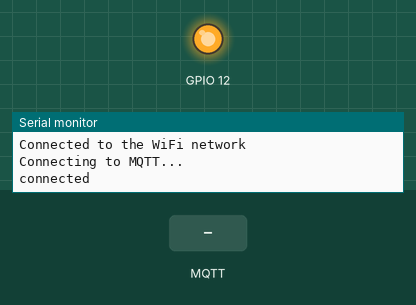
Simulated run of this sketch. Board: ESP32. On the bench: output pins drawn as LEDs (lit = HIGH), the last lines printed to the serial monitor. The inputs (shaded band) are chosen by the test bench. WiFi joins after 1.5 s; servers stay silent unless stated; no MQTT or app messages arrive unless stated.

Above: at 2.7 s.
2.8 s: MQTT message "FAN ON" arrives on the first subscribed topic
At 4.0 s:
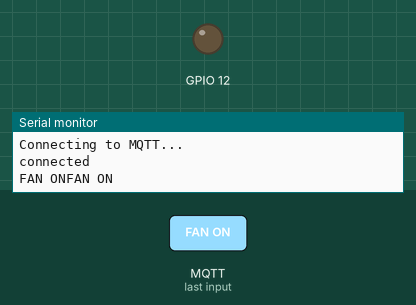
4.3 s: MQTT message "FAN OFF" arrives on the first subscribed topic
At 5.3 s:
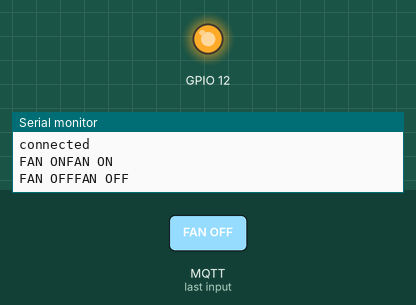
Timing chart, 0 to 7.3 s (numbered marks = the images above; inputs shaded):
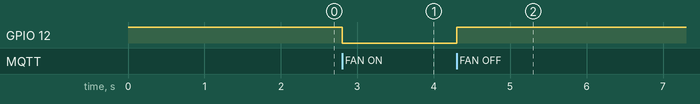

Measured:
- after the input at 2.8 s, GPIO 12: HIGH → LOW at once
- after the input at 4.3 s, GPIO 12: LOW → HIGH at once

The sketch:

ESP32_Recv.ino
```cpp
#include <WiFi.h>
#include <PubSubClient.h>

const char* ssid = "YOUR_SSID";
const char* password =  "YOUR_PWRD";
const char* mqttServer = "YOUR_MQTT_SERVER";
const int mqttPort = "YOUR_MQTT_PORT";
const char* mqttUser = "YOUR_MQTT_USER";
const char* mqttPassword = "YOUR_MQTT_PWRD";

float sensorValue= 0;        // value read from the pot
int counter=0;
int flag =0;

WiFiClient espClient;
PubSubClient client(espClient);

void callback(char* topic, byte* payload, unsigned int length) {
  String pay="";
  for (int i=0;i<length;i++)
  {
    pay+=(char)payload[i];
  }
  Serial.print(pay);
  if(pay=="FAN ON")
  {
   digitalWrite(12,LOW);
   Serial.println("FAN ON");
  }
  else if (pay=="FAN OFF")
  {
   digitalWrite(12,HIGH);
   Serial.println("FAN OFF");
  }
  Serial.println();
}

void setup() {
  pinMode(12,OUTPUT);
  digitalWrite(12,HIGH);
  Serial.begin(115200);
  WiFi.begin(ssid, password);

  while (WiFi.status() != WL_CONNECTED) {
    delay(500);
    Serial.println("Connecting to WiFi..");
  }

  Serial.println("Connected to the WiFi network");

  client.setServer(mqttServer, mqttPort);

  while (!client.connected()) {
    Serial.println("Connecting to MQTT...");

    if (client.connect("ESP32Client2", mqttUser, mqttPassword )) {

      Serial.println("connected");

    } else {

      Serial.print("failed with state ");
      Serial.print(client.state());
      delay(2000);

    }
  }
  client.setCallback(callback);
  client.subscribe("esp/test");
}

void loop() {
  client.loop();
}
```
